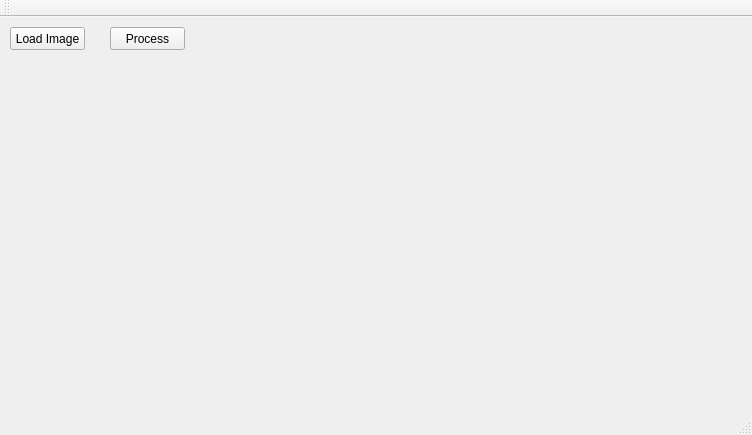
<?xml version="1.0" encoding="UTF-8"?>
<ui version="4.0">
 <class>MainWindow</class>
 <widget class="QMainWindow" name="MainWindow">
  <property name="geometry">
   <rect>
    <x>0</x>
    <y>0</y>
    <width>752</width>
    <height>435</height>
   </rect>
  </property>
  <property name="windowTitle">
   <string>MainWindow</string>
  </property>
  <widget class="QWidget" name="centralWidget">
   <widget class="QPushButton" name="pushButton_Load_Image">
    <property name="geometry">
     <rect>
      <x>10</x>
      <y>10</y>
      <width>75</width>
      <height>23</height>
     </rect>
    </property>
    <property name="text">
     <string>Load Image</string>
    </property>
   </widget>
   <widget class="QLabel" name="label_Initial_Image">
    <property name="geometry">
     <rect>
      <x>10</x>
      <y>50</y>
      <width>341</width>
      <height>301</height>
     </rect>
    </property>
    <property name="text">
     <string/>
    </property>
   </widget>
   <widget class="QPushButton" name="pushButton_Process_Image">
    <property name="geometry">
     <rect>
      <x>110</x>
      <y>10</y>
      <width>75</width>
      <height>23</height>
     </rect>
    </property>
    <property name="text">
     <string>Process</string>
    </property>
   </widget>
   <widget class="QLabel" name="label_Image_LookUp">
    <property name="geometry">
     <rect>
      <x>380</x>
      <y>50</y>
      <width>341</width>
      <height>301</height>
     </rect>
    </property>
    <property name="text">
     <string/>
    </property>
   </widget>
  </widget>
  <widget class="QMenuBar" name="menuBar">
   <property name="geometry">
    <rect>
     <x>0</x>
     <y>0</y>
     <width>752</width>
     <height>21</height>
    </rect>
   </property>
  </widget>
  <widget class="QToolBar" name="mainToolBar">
   <attribute name="toolBarArea">
    <enum>TopToolBarArea</enum>
   </attribute>
   <attribute name="toolBarBreak">
    <bool>false</bool>
   </attribute>
  </widget>
  <widget class="QStatusBar" name="statusBar"/>
 </widget>
 <layoutdefault spacing="6" margin="11"/>
 <resources/>
 <connections/>
</ui>
